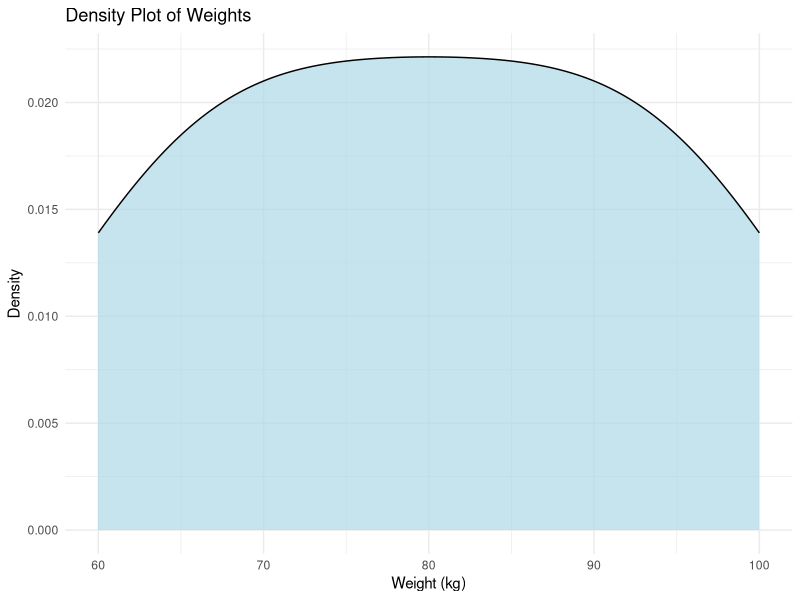

The R source for this figure:
library(ggplot2)

# Create a data frame
weights_data <- data.frame(
  Weight = c(60, 65, 70, 75, 80, 85, 90, 95, 100)
)

# Density plot
ggplot(weights_data, aes(x = Weight)) +
  geom_density(fill = "lightblue", alpha = 0.7) +
  labs(
    title = "Density Plot of Weights",
    x = "Weight (kg)",
    y = "Density"
  ) +
  theme_minimal()

